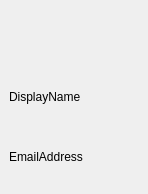
<?xml version="1.0" encoding="UTF-8"?>
<ui version="4.0">
 <class>AccountWidget</class>
 <widget class="QWidget" name="AccountWidget">
  <property name="geometry">
   <rect>
    <x>0</x>
    <y>0</y>
    <width>148</width>
    <height>194</height>
   </rect>
  </property>
  <property name="windowTitle">
   <string>Form</string>
  </property>
  <layout class="QVBoxLayout" name="verticalLayout">
   <property name="sizeConstraint">
    <enum>QLayout::SetMinimumSize</enum>
   </property>
   <property name="leftMargin">
    <number>9</number>
   </property>
   <item>
    <widget class="QLabel" name="label_UserIcon">
     <property name="contextMenuPolicy">
      <enum>Qt::DefaultContextMenu</enum>
     </property>
     <property name="text">
      <string/>
     </property>
     <property name="scaledContents">
      <bool>true</bool>
     </property>
     <property name="alignment">
      <set>Qt::AlignCenter</set>
     </property>
    </widget>
   </item>
   <item>
    <widget class="QLabel" name="label_DisplayName">
     <property name="sizePolicy">
      <sizepolicy hsizetype="Preferred" vsizetype="Preferred">
       <horstretch>0</horstretch>
       <verstretch>0</verstretch>
      </sizepolicy>
     </property>
     <property name="text">
      <string>DisplayName</string>
     </property>
    </widget>
   </item>
   <item>
    <widget class="QLabel" name="label_EmailAddress">
     <property name="sizePolicy">
      <sizepolicy hsizetype="Preferred" vsizetype="Preferred">
       <horstretch>0</horstretch>
       <verstretch>0</verstretch>
      </sizepolicy>
     </property>
     <property name="text">
      <string>EmailAddress</string>
     </property>
     <property name="margin">
      <number>0</number>
     </property>
     <property name="buddy">
      <cstring></cstring>
     </property>
    </widget>
   </item>
  </layout>
 </widget>
 <resources/>
 <connections/>
</ui>
